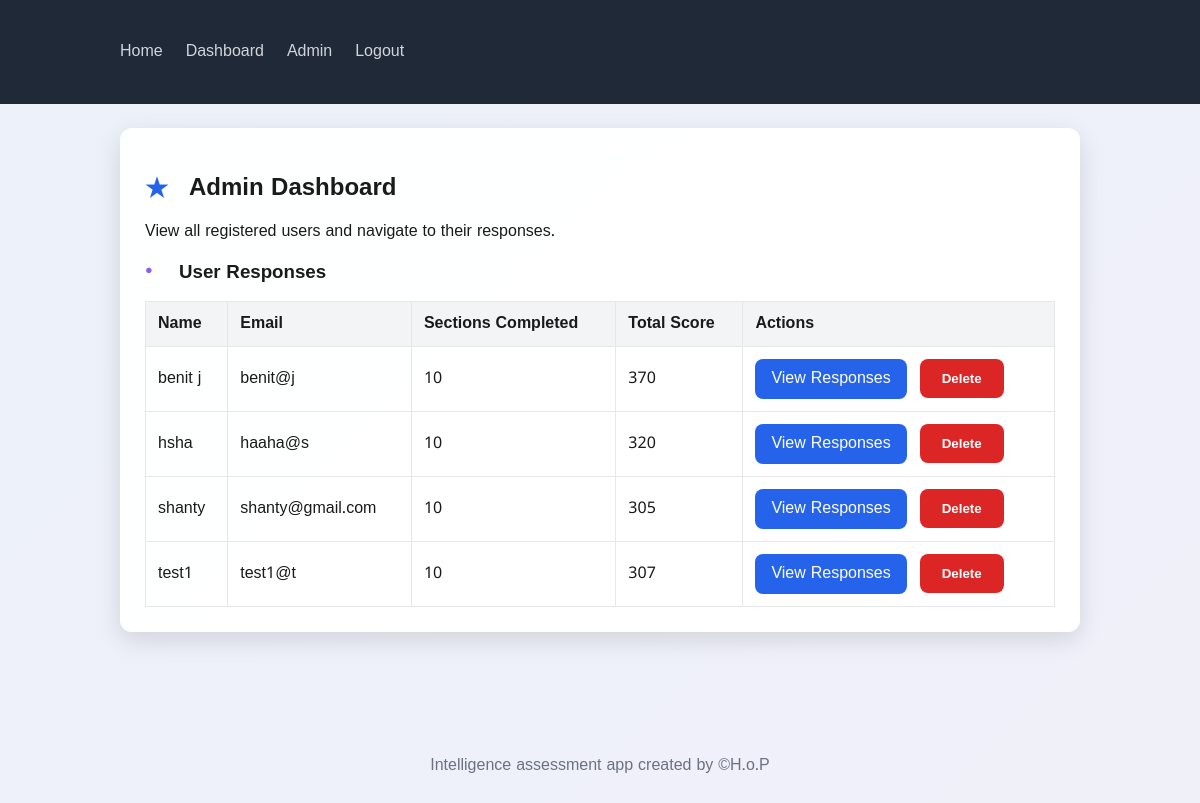
Screenshot of /admin (signed in) with the database file from the repository.
### tables this page shows
CREATE TABLE users (
            id INTEGER PRIMARY KEY AUTOINCREMENT,
            name TEXT NOT NULL,
            email TEXT UNIQUE NOT NULL,
            password_hash TEXT NOT NULL,
            is_admin INTEGER NOT NULL DEFAULT 0
        , dob TEXT, class TEXT, school TEXT, pin_code TEXT);

### app.py (the view)
    def wrapped(*args, **kwargs):
        if 'user_id' not in session:
            return redirect(url_for('login'))
        user = query_db('SELECT * FROM users WHERE id = ?', (session['user_id'],), one=True)
        if user is None or not user['is_admin']:
            flash('Admin access required.', 'danger')
            return redirect(url_for('dashboard'))
        return view(*args, **kwargs)

### app.py (called while the page is built)
def get_db():
    if 'db' not in g:
        g.db = sqlite3.connect(app.config['DATABASE'])
        g.db.row_factory = sqlite3.Row
    return g.db

@app.teardown_appcontext
def teardown_db(exception):
    close_db(exception)

def query_db(query, args=(), one=False):
    cur = get_db().execute(query, args)
    rv = cur.fetchall()
    cur.close()
    return (rv[0] if rv else None) if one else rv

def admin_required(view):
    def wrapped(*args, **kwargs):
        if 'user_id' not in session:
            return redirect(url_for('login'))
        user = query_db('SELECT * FROM users WHERE id = ?', (session['user_id'],), one=True)
        if user is None or not user['is_admin']:
            flash('Admin access required.', 'danger')
            return redirect(url_for('dashboard'))
        return view(*args, **kwargs)
    wrapped.__name__ = view.__name__
    return wrapped

@app.before_request
def before_request():
    init_db()

@app.after_request
def add_no_cache_headers(response):
    response.headers['Cache-Control'] = 'no-store, no-cache, must-revalidate, max-age=0'
    response.headers['Pragma'] = 'no-cache'
    response.headers['Expires'] = '0'
    return response

@app.context_processor
def inject_sections():
    return {'question_sections': QUESTION_SECTIONS}

### templates/admin.html
{% extends 'base.html' %}
{% block content %}
<div class="card">
    <h2>Admin Dashboard</h2>
    <p>View all registered users and navigate to their responses.</p>
    <h3>User Responses</h3>
    <table>
        <thead>
            <tr>
                <th>Name</th>
                <th>Email</th>
                <th>Sections Completed</th>
                <th>Total Score</th>
                <th>Actions</th>
            </tr>
        </thead>
        <tbody>
            {% for user in users %}
                <tr>
                    <td>{{ user.name }}</td>
                    <td>{{ user.email }}</td>
                    <td>{{ user.completed_sections }}</td>
                    <td>{{ user.total_score }}</td>
                    <td>
                        <a class="button-link" href="{{ url_for('admin_user', user_id=user.id) }}">View Responses</a>
                        <form method="post" action="{{ url_for('admin_delete_user', user_id=user.id) }}" style="display:inline; margin-left:8px;">
                            <button class="button-link delete-button" type="submit" onclick="return confirm('Are you sure you want to delete this user and all their responses?');">Delete</button>
                        </form>
                    </td>
                </tr>
            {% endfor %}
        </tbody>
    </table>
</div>
{% endblock %}

### templates/base.html (shortened to what this page needs)
<!doctype html>
<html lang="en">
<head>
    <link rel="stylesheet" href="{{ url_for('static', filename='style.css') }}">
</head>
<body>
    <header>
        <div class="container">
            <nav>
                <a href="{{ url_for('index') }}">Home</a>
                {% if session.get('user_id') %}
                    <a href="{{ url_for('dashboard') }}">Dashboard</a>
                    {% if session.get('is_admin') %}
                        <a href="{{ url_for('admin') }}">Admin</a>
                    {% endif %}
                    <a href="{{ url_for('logout') }}">Logout</a>
                {% endif %}
            </nav>
        </div>
    </header>
    <div class="container">
        {% block content %}{% endblock %}
    </div>
    <footer>
        <div class="container">
            <p>Intelligence assessment app created by ©H.o.P</p>
        </div>
    </footer>
</body>
</html>

### static/style.css (style rules this page uses)
body { font-family: 'Noto Sans Malayalam', Arial, sans-serif; margin: 0; padding: 0; background: #f6f8fa; background-image: linear-gradient(135deg, rgba(37, 99, 235, 0.05) 0%, rgba(139, 92, 246, 0.05) 100%), url('https://images.unsplash.com/photo-1496304647019-83c1701d8c3d?auto=format&fit=crop&w=1400&q=40'); background-attachment: fixed; background-size: cover; color: #1a1a1a; min-height: 100vh; }
.container { max-width: 960px; margin: 0 auto; padding: 24px; }
header { background: #1f2937; color: white; padding: 18px 24px; }
header nav a { color: #d1d5db; text-decoration: none; margin-right: 18px; }
.card { background: rgba(255, 255, 255, 0.95); border-radius: 12px; box-shadow: 0 8px 24px rgba(0,0,0,0.12); padding: 24px; margin-bottom: 20px; backdrop-filter: blur(10px); border: 1px solid rgba(255,255,255,0.8); }
.card h2 { position: relative; padding-left: 44px; margin-bottom: 18px; }
.card h2::before { content: "★"; position: absolute; left: 0; top: 0; font-size: 1.6rem; color: #2563eb; }
.card h3 { position: relative; padding-left: 34px; margin-bottom: 14px; }
.card h3::before { content: "●"; position: absolute; left: 0; top: 0.1rem; font-size: 0.8rem; color: #8b5cf6; }
button, input[type="submit"] { background: #2563eb; color: white; border: none; padding: 12px 22px; border-radius: 8px; cursor: pointer; font-weight: 600; }
table { width: 100%; border-collapse: collapse; margin-top: 16px; }
table th, table td { border: 1px solid #e5e7eb; padding: 12px; text-align: left; }
table th { background: #f3f4f6; }
a.button-link { display: inline-block; text-decoration: none; background: #2563eb; color: white; padding: 10px 16px; border-radius: 8px; }
.button-link.delete-button { background: #dc2626; }
footer { margin-top: 40px; text-align: center; color: #6b7280; }

### rows the page displays
users: name "benit j", email "benit@j", completed_sections "10", total_score "370"
users: name "hsha", email "haaha@s", completed_sections "10", total_score "320"
users: name "shanty", email "shanty@gmail.com", completed_sections "10", total_score "305"
users: name "test1", email "test1@t", completed_sections "10", total_score "307"
